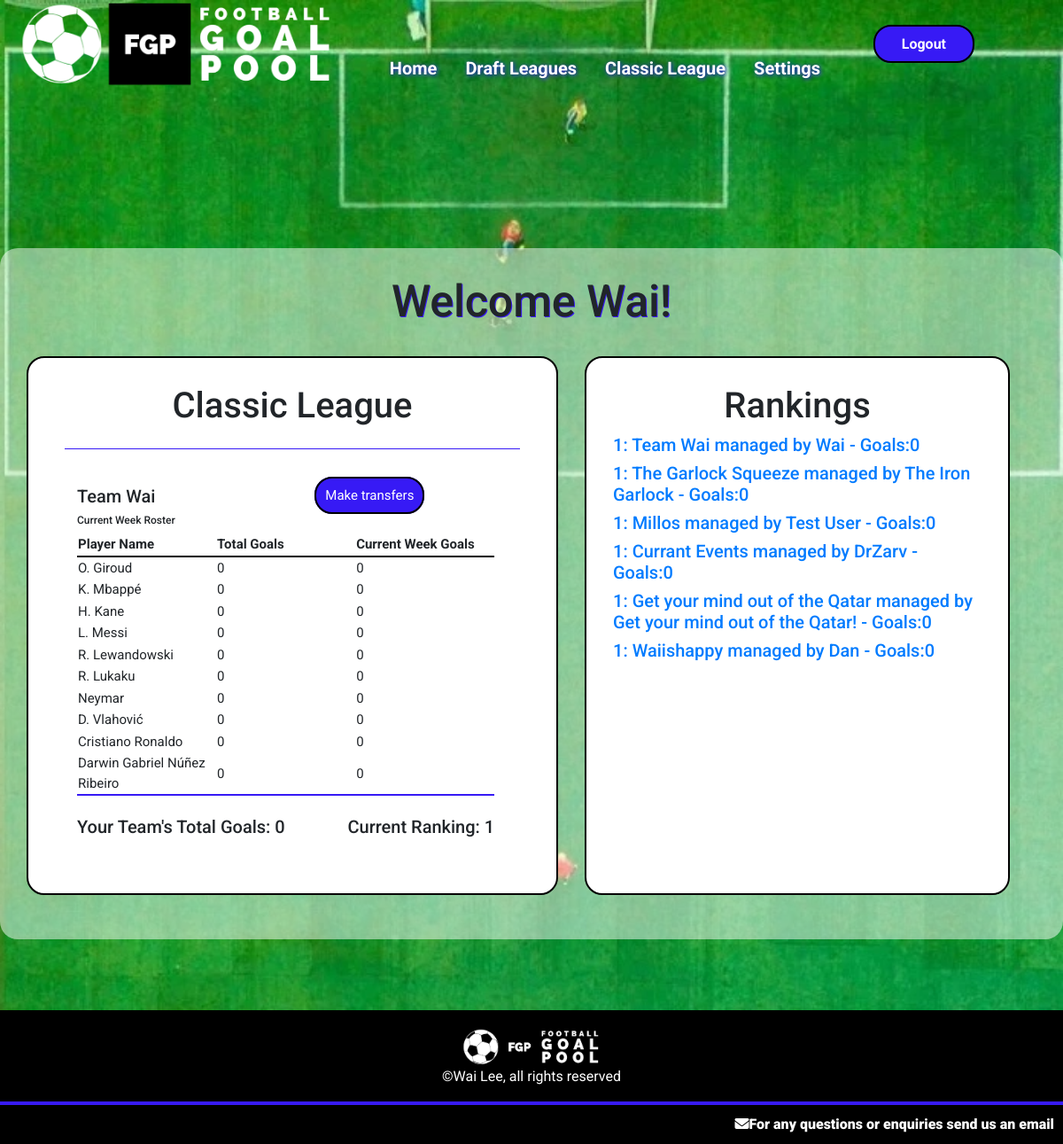
The app's page /globalleague (signed in) with its own data.
### goalpoolapp/models.py (models this page shows, shortened)
class User(AbstractUser):
    emailpermission = models.BooleanField(null=True)

class Team(models.Model):
    manager = models.ForeignKey(User, on_delete=models.CASCADE, related_name="managedteams")
    league = models.ForeignKey(League, on_delete=models.CASCADE, related_name="leagueteams")
    players = models.ManyToManyField(Player, related_name="teams", blank=True)
    provisionalplayers = models.ManyToManyField(Player, related_name="provisionalteams", blank=True)
    rank = models.IntegerField(default=1)
    teamname = models.CharField(max_length=64)
    totalgoals = models.IntegerField(default=0)
    draftnumber = models.IntegerField(blank=True, null=True)

class Player(models.Model):
    playercode = models.IntegerField()
    leagues = models.ManyToManyField(League, related_name="leagueplayers", blank=True)
    nickname = models.CharField(max_length=64)
    goals = models.IntegerField(default=0)
    country = models.ForeignKey(Country, on_delete=models.CASCADE, related_name="players")
    currentweekgoals = models.IntegerField(default=0)
    position = models.CharField(max_length=12)
    pic = models.CharField(max_length=100)

### goalpoolapp/views.py (the view)
# urls.py: path('globalleague', views.globalleague, name='globalleague'),
@login_required
def globalleague(request):
    if request.method == "GET":
        global_league = getGlobalLeague()
        try:
            userteam = Team.objects.get(league=global_league, manager=request.user)
            global_teams = global_league.leagueteams.all().order_by('totalgoals')
            teamorder = Paginator(global_teams, 50)
            page = request.GET.get('page')
            teams = teamorder.get_page(page)
            return render(request, 'goalpoolapp/globalleague.html', {
                "league": global_league,
                "team": userteam,
                "teams": teams
            })
        except:
            return render(request, 'goalpoolapp/globalleague.html')

### goalpoolapp/functions.py (called while the page is built)
def getGlobalLeague():
    return League.objects.get(id='19')

### goalpoolapp/templates/goalpoolapp/globalleague.html (shortened to what this page needs)
{% extends "goalpoolapp/layout.html" %}
{% load static %}
{% block body %}
<div id="main-page-content-container">
    <div id="main-page-content">
        <h2>Welcome {{ user.username }}!</h2>
        <br>
        {% if not team %}
        <h3>You currently do not have a team registered for the Classic league</h3>
        <a class="button" href="{% url 'goalpoolapp:createglobalteam' %}">Click here to create a team</a>
        {% else %}
            <div class="leagues-container">
                <div>
                    <div class="leaguecontainer">
                        <h3>Classic League</h3>
                        <hr>
                        <div class="leagueinformation">
                            <div class="leaguetablecontainer">
                                <div class="split-flexbox">
                                    <div>
                                        <h5>{{ team.teamname }}</h5>
                                        <h6>Current Week Roster</h6>
                                    </div>
                                    <br>
                                    <div>
                                        {% if team.manager == user %}
                                        <a class="button" href="{% url 'goalpoolapp:globaltransfers' %}">Make transfers</a>
                                        {% endif %}
                                    </div>
                                    <br>
                                </div>
                                <table class="leaguetable">
                                    <tr>
                                        <th>Player Name</th>
                                        <th>Total Goals</th>
                                        <th>Current Week Goals</th>
                                    </tr>
                                    {% for player in team.players.all %}
                                    <tr>
                                        <td>{{ player.nickname }}</td>
                                        <td>{{ player.goals }}</td>
                                        <td>{{ player.currentweekgoals }}</td>
                                    </tr>
                                    {% endfor %}
                                </table>
                                <br>
                                <div class="split-flexbox">
                                    <h5>
                                        Your Team's Total Goals: {{ team.totalgoals }}
                                    </h5>
                                    <h5>
                                        Current Ranking: {{ team.rank }}
                                    </h5>
                                </div>
                            </div>
                        </div>
                    </div>
                </div>
                <div class="leaguecontainer">
                    <h3>Rankings</h3>
                    <div>
                        {% for team in teams %}
                            <a href="{% url 'goalpoolapp:viewglobalteam' team.id %}">
                                <h5>{{ team.rank }}: {{ team.teamname }} managed by {{ team.manager }} - Goals:{{ team.totalgoals }}</h5>
                            </a>
                        {% endfor %}
                    </div>
                </div>
            </div>
        {% endif %}
    </div>
</div>
{% endblock %}

### goalpoolapp/static/goalpoolapp/styles.css (style rules this page uses)
* { font-family: 'Roboto', sans-serif; }
h2 { font-size: 50px; text-shadow: 1px 1px #371af5; text-align: center; }
h3 { font-size: 40px; text-align: center; }
h6 { font-size: 12px; }
body { min-height: 100vh; display: flex; flex-direction: column; }
hr { border: 0; clear:both; display:block; width: 96%; background-color: #371af5; height: 1px; }
.button { background-color: #371af5; padding: 10px; border-radius: 20px; color: white; border: solid black 2px; }
th { width: 20%; border-bottom: solid black 2px; }
tr { height: 20px; }
.split-flexbox { display: flex; justify-content: space-between; }
#main-page-content-container { display: flex; flex-direction: column; align-items: center; padding: 30px; }
#main-page-content { max-width: 1200px; background-color: #FFFFFF80; display: flex; flex-direction: column; align-items: center; padding: 30px; margin-top: 250px; border-radius: 20px; }
.leaguecontainer { margin: 0 5% 20px; display: flex; flex-direction: column; align-items: center; width: 600px; border: black solid 2px; border-radius: 20px; padding: 30px; background-color: white; -webkit-border-radius: 20px; -moz-border-radius: 20px; -ms-border-radius: 20px; -o-border-radius: 20px; }
.leagues-container { display: flex; flex-direction: row; }
.leagueinformation { display: flex; flex-direction: row; justify-content: space-between; width: 100%; padding: 20px; }
.leaguetablecontainer { width: 95%; font-size: 15px; margin: 5px; }
.leaguetable { border-bottom: #371af5 solid 2px; }

### records on screen
User: username "Wai"
Team: teamname "Team Wai", totalgoals "0", rank "1", manager "Wai"
Player: nickname "O. Giroud", goals "0", currentweekgoals "0"
Player: nickname "K. Mbappé", goals "0", currentweekgoals "0"
Player: nickname "H. Kane", goals "0", currentweekgoals "0"
Player: nickname "L. Messi", goals "0", currentweekgoals "0"
Player: nickname "R. Lewandowski", goals "0", currentweekgoals "0"
Player: nickname "R. Lukaku", goals "0", currentweekgoals "0"
Player: nickname "Neymar", goals "0", currentweekgoals "0"
Player: nickname "D. Vlahović", goals "0", currentweekgoals "0"
Player: nickname "Cristiano Ronaldo", goals "0", currentweekgoals "0"
Player: nickname "Darwin Gabriel Núñez Ribeiro", goals "0", currentweekgoals "0"
Team: rank "1", teamname "The Garlock Squeeze", manager "The Iron Garlock", totalgoals "0"
Team: rank "1", teamname "Millos", manager "Test User", totalgoals "0"
Team: rank "1", teamname "Currant Events", manager "DrZarv", totalgoals "0"
Team: rank "1", teamname "Get your mind out of the Qatar", manager "Get your mind out of the Qatar!", totalgoals "0"
Team: rank "1", teamname "Waiishappy", manager "Dan", totalgoals "0"
